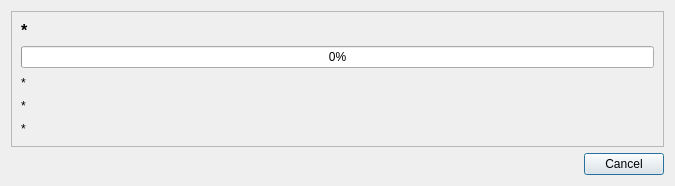
<?xml version="1.0" encoding="UTF-8"?>
<ui version="4.0">
 <class>Dialog</class>
 <widget class="QDialog" name="Dialog">
  <property name="geometry">
   <rect>
    <x>0</x>
    <y>0</y>
    <width>675</width>
    <height>186</height>
   </rect>
  </property>
  <property name="windowTitle">
   <string>Dialog</string>
  </property>
  <layout class="QVBoxLayout" name="verticalLayout">
   <item>
    <widget class="QFrame" name="frame">
     <property name="sizePolicy">
      <sizepolicy hsizetype="Expanding" vsizetype="Expanding">
       <horstretch>0</horstretch>
       <verstretch>0</verstretch>
      </sizepolicy>
     </property>
     <property name="frameShape">
      <enum>QFrame::StyledPanel</enum>
     </property>
     <property name="frameShadow">
      <enum>QFrame::Raised</enum>
     </property>
     <layout class="QVBoxLayout" name="verticalLayout_2">
      <item>
       <widget class="QLabel" name="label_title">
        <property name="font">
         <font>
          <pointsize>12</pointsize>
          <bold>true</bold>
         </font>
        </property>
        <property name="text">
         <string>*</string>
        </property>
       </widget>
      </item>
      <item>
       <widget class="QProgressBar" name="progressBar">
        <property name="value">
         <number>0</number>
        </property>
        <property name="alignment">
         <set>Qt::AlignCenter</set>
        </property>
        <property name="textVisible">
         <bool>true</bool>
        </property>
        <property name="orientation">
         <enum>Qt::Horizontal</enum>
        </property>
        <property name="invertedAppearance">
         <bool>false</bool>
        </property>
        <property name="format">
         <string>%p%</string>
        </property>
       </widget>
      </item>
      <item>
       <widget class="QLabel" name="label_info1">
        <property name="text">
         <string>*</string>
        </property>
       </widget>
      </item>
      <item>
       <widget class="QLabel" name="label_info2">
        <property name="text">
         <string>*</string>
        </property>
       </widget>
      </item>
      <item>
       <widget class="QLabel" name="label_info3">
        <property name="text">
         <string>*</string>
        </property>
       </widget>
      </item>
     </layout>
    </widget>
   </item>
   <item>
    <widget class="QDialogButtonBox" name="buttonBox">
     <property name="standardButtons">
      <set>QDialogButtonBox::Cancel</set>
     </property>
    </widget>
   </item>
  </layout>
 </widget>
 <resources/>
 <connections/>
</ui>
